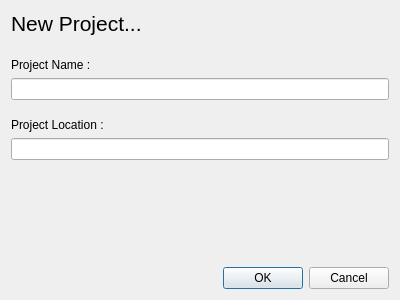
<?xml version="1.0" encoding="UTF-8"?>
<ui version="4.0">
 <class>NewProject</class>
 <widget class="QDialog" name="NewProject">
  <property name="geometry">
   <rect>
    <x>0</x>
    <y>0</y>
    <width>400</width>
    <height>300</height>
   </rect>
  </property>
  <property name="windowTitle">
   <string>Dialog</string>
  </property>
  <layout class="QVBoxLayout" name="verticalLayout_2">
   <item>
    <widget class="QLabel" name="Heading">
     <property name="text">
      <string>&lt;html&gt;&lt;head/&gt;&lt;body&gt;&lt;p&gt;&lt;span style=&quot; font-size:16pt;&quot;&gt;New Project...&lt;/span&gt;&lt;/p&gt;&lt;/body&gt;&lt;/html&gt;</string>
     </property>
    </widget>
   </item>
   <item>
    <layout class="QVBoxLayout" name="verticalLayout">
     <property name="topMargin">
      <number>16</number>
     </property>
     <item>
      <widget class="QLabel" name="ProjectNameLabel">
       <property name="text">
        <string>Project Name :</string>
       </property>
      </widget>
     </item>
     <item>
      <widget class="QLineEdit" name="ProjectName"/>
     </item>
     <item>
      <spacer name="verticalSpacer_2">
       <property name="orientation">
        <enum>Qt::Vertical</enum>
       </property>
       <property name="sizeType">
        <enum>QSizePolicy::Fixed</enum>
       </property>
       <property name="sizeHint" stdset="0">
        <size>
         <width>20</width>
         <height>12</height>
        </size>
       </property>
      </spacer>
     </item>
     <item>
      <widget class="QLabel" name="ProjectLocationLabel">
       <property name="text">
        <string>Project Location :</string>
       </property>
      </widget>
     </item>
     <item>
      <widget class="QcFileLineEdit" name="ProjectLocation"/>
     </item>
     <item>
      <spacer name="verticalSpacer">
       <property name="orientation">
        <enum>Qt::Vertical</enum>
       </property>
       <property name="sizeHint" stdset="0">
        <size>
         <width>20</width>
         <height>40</height>
        </size>
       </property>
      </spacer>
     </item>
    </layout>
   </item>
   <item>
    <widget class="QDialogButtonBox" name="ButtonBox">
     <property name="orientation">
      <enum>Qt::Horizontal</enum>
     </property>
     <property name="standardButtons">
      <set>QDialogButtonBox::Cancel|QDialogButtonBox::Ok</set>
     </property>
    </widget>
   </item>
  </layout>
 </widget>
 <customwidgets>
  <customwidget>
   <class>QcFileLineEdit</class>
   <extends>QLineEdit</extends>
   <header>qcfilelineedit.h</header>
  </customwidget>
 </customwidgets>
 <resources/>
 <connections>
  <connection>
   <sender>ButtonBox</sender>
   <signal>accepted()</signal>
   <receiver>NewProject</receiver>
   <slot>accept()</slot>
   <hints>
    <hint type="sourcelabel">
     <x>248</x>
     <y>254</y>
    </hint>
    <hint type="destinationlabel">
     <x>157</x>
     <y>274</y>
    </hint>
   </hints>
  </connection>
  <connection>
   <sender>ButtonBox</sender>
   <signal>rejected()</signal>
   <receiver>NewProject</receiver>
   <slot>reject()</slot>
   <hints>
    <hint type="sourcelabel">
     <x>316</x>
     <y>260</y>
    </hint>
    <hint type="destinationlabel">
     <x>286</x>
     <y>274</y>
    </hint>
   </hints>
  </connection>
 </connections>
</ui>
